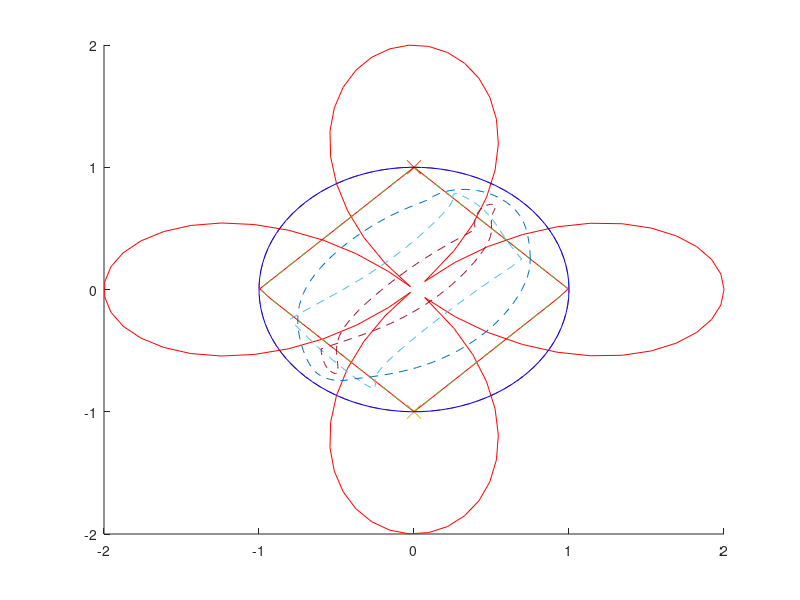

This chart was generated by the following MATLAB code:
clear
close(findall(0,'Type','figure'));
clc;

t = linspace(0,2*pi,100);
curve = 2*abs(cos(2*t)).*[cos(t); sin(t)];
hold on
plot(curve(1,:), curve(2,:),'color','red');
plot(0,1,'x','MarkerSize',10);
plot(0,-1,'x','MarkerSize',10);

%keyboard;
curve = (0.25)*[16*sin(t).^3 ; 13*cos(t) - 5*cos(2*t) - 2*cos(3*t) - cos(4*t)];
circle = [cos(t); sin(t)];
hold on
curve = curve ./ (1 + 1*(vecnorm(curve,1) - 1));
%quiver(0*curve(1,:),0*curve(1,:),curve(1,:),curve(2,:));
plot(curve(1,:), curve(2,:),'color','red');
s = linspace(0,1,5);
for i = 1:5
    temp = curve ./ (1 + s(i)*(vecnorm(curve,1) - 1));
    temp = (curve + s(i)*(circle - curve));
    %quiver(0*temp(1,:),0*temp(1,:),temp(1,:),temp(2,:));
    plot(temp(1,:), temp(2,:),'--');
end
plot(temp(1,:), temp(2,:),'color','blue')
